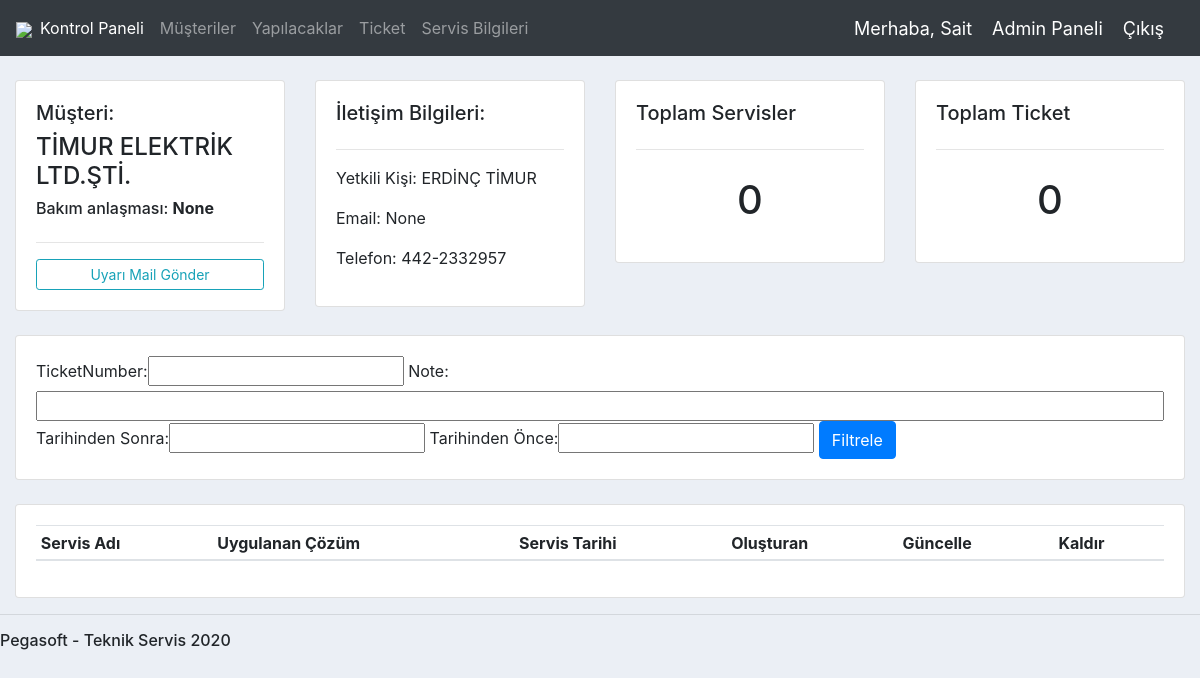
Screenshot of /customer/4/ (signed in) with the database file from the repository.
### accounts/models.py (models this page shows)
class Customer(models.Model):
	MAINTENANCE = (
		('Aktif','Aktif'),
		('Pasif','Pasif'),
		)
	STATUS = (
		('Gönderildi','Gönderildi'),
		('Gönderilmedi','Gönderilmedi'),
		)
	userName = models.OneToOneField(User, null=True,blank=True, on_delete= models.CASCADE)
	name = models.CharField(max_length=200, null=True, blank=True)
	person = models.CharField(max_length=200, null=True, blank=True)
	phone = models.CharField(max_length=200, null=True, blank=True)
	gsm = models.CharField(max_length=200, null=True, blank=True)
	fax = models.CharField(max_length=200, null=True, blank=True)
	email = models.CharField(max_length=200, null=True, blank=True)
	adress = models.CharField(max_length=1000, null=True, blank=True)
	city = models.CharField(max_length=200, null=True, blank=True)
	town = models.CharField(max_length=50, null=True, blank=True)
	productName = models.CharField(max_length=200, null=True, blank=True)
	productKey = models.CharField(max_length=200, null=True, blank=True)
	productClient = models.CharField(max_length=10, null=True, blank=True)
	taxNumber = models.CharField(max_length=200, null=True, blank=True)
	taxAdmin = models.CharField(max_length=200, null=True, blank=True)
	dateCreated = models.DateTimeField(auto_now_add=True, null=True)
	maintenance = models.CharField(max_length=200, null=True, blank=True, choices=MAINTENANCE)
	maintenanceStartDate = models.DateTimeField(null=True, blank=True)
	maintenanceEndDate = models.DateTimeField(null=True, blank=True)
	emailStatus = models.CharField(max_length=200, null=True, blank=True, choices=STATUS)
	def __str__(self):
		return self.name

### accounts/decorators.py (the view)
		def WrapperFunc(request,*args,**kwargs):
			group = None
			if request.user.groups.exists():
				group = request.user.groups.all()[0].name
			if group in allowed_roles:
				return view_func(request,*args,**kwargs)
			else:
				return HttpResponse('Bu sayfayı görüntülemeye yetkiniz bulunmamaktadır.')

### accounts/views.py (called while the page is built)
@login_required(login_url='login')
@AllowedUsers(allowed_roles=['admin','personal'])
def customer(request, pk):
	customer = Customer.objects.get(id=pk)
	services = customer.service_set.all()
	serviceCount = services.count()
	allTickets = Ticket.objects.all()
	tickets = allTickets.filter(customer = customer)
	ticketsCount = tickets.count()
	myFilter = CustomerServiceFilter(request.GET, queryset=services)
	services = myFilter.qs
	auth = request.user.groups.all()[0].name
	context = {'ticketsCount':ticketsCount,'customer':customer, 'services':services, 'serviceCount':serviceCount,
	'myFilter':myFilter,'auth':auth}
	return render(request, 'accounts/customer.html',context)

### accounts/templates/accounts/customer.html (shortened to what this page needs)
{%  extends 'accounts/main.html' %}
{% block content %}
	<br>
<div class="row">
	<div class="col-md">
		<div class="card card-body">
			<h5>Müşteri:</h5>
			<h4>{{customer.name}}</h4>
			<h6>Bakım anlaşması: <strong>{{customer.maintenance}}</strong></h6>
			<hr>
			{% if auth == 'personal' %}
				<a class="btn btn-outline-info  btn-sm btn-block" href="{% url 'customer_send_message' customer.id %}">Uyarı Mail Gönder</a>
			{% else %}
				<a class="btn btn-outline-info  btn-sm btn-block" href="{% url 'update_customer' customer.id %}">Müşteriyi Güncelle</a>
				<a class="btn btn-outline-info  btn-sm btn-block" href="{% url 'customer_send_message' customer.id %}">Uyarı Mail Gönder</a>
			{% endif %}
		</div>
	</div>
	<div class="col-md">
		<div class="card card-body">
			<h5>İletişim Bilgileri:</h5>
			<hr>
			<p>Yetkili Kişi: {{customer.person}}</p>
			<p>Email: {{customer.email}}</p>
			<p>Telefon: {{customer.phone}}</p>
		</div>
	</div>
	<div class="col-md">
		<div class="card card-body">
			<h5>Toplam Servisler</h5>
			<hr>
			<h1 style="text-align: center;padding: 10px">{{serviceCount}}</h1>
		</div>
	</div>
	<div class="col-md">
		<div class="card card-body">
			<h5>Toplam Ticket</h5>
			<hr>
			<h1 style="text-align: center;padding: 10px">{{ticketsCount}}</h1>
		</div>
	</div>
</div>
<br>
<div class="row">
	<div class="col">
		<div class="card card-body">
			<form method="get">
				{{myFilter.form}}
		    <button class="btn btn-primary" type="submit">Filtrele</button>
		  </form>
		</div>
	</div>
</div>
<br>
<div class="row">
	<div class="col-md">
		<div class="card card-body">
			<table data-order='[[ 2, "desc" ]]' id="table_id" class="table table-sm">
				<thead>
					<tr>
						<th>Servis Adı</th>
						<th>Uygulanan Çözüm</th>
						<th>Servis Tarihi</th>
						<th>Oluşturan</th>
						<th>Güncelle</th>
						<th>Kaldır</th>
					</tr>
				</thead>
			</table>
		</div>
	</div>
</div>
{% endblock %}
{% block js %}
     <link rel="stylesheet" type="text/css" href="https://cdn.datatables.net/v/dt/jszip-2.5.0/dt-1.10.21/af-2.3.5/b-1.6.2/b-colvis-1.6.2/b-html5-1.6.2/b-print-1.6.2/cr-1.5.2/fc-3.3.1/kt-2.5.2/r-2.2.5/rg-1.1.2/rr-1.2.7/sl-1.3.1/datatables.min.css"/>
{% endblock %}

### accounts/templates/accounts/navbar.html (shortened to what this page needs)
{% load static %}
<nav class="navbar navbar-expand-lg navbar-dark bg-dark">
  <a href="/"><img src="{% static 'images/logo.png' %}"></a>
  <div class="collapse navbar-collapse" id="navbarNav">
    <ul class="navbar-nav">
      {% if request.user.is_staff %}
        <li class="nav-item active">
          <a class="nav-link" href="{% url 'home' %}">Kontrol Paneli</a>
        </li>
        <li class="nav-item">
          <a class="nav-link" href="{% url 'customers' %}">Müşteriler</a>
        </li>
        <li class="nav-item">
          <a class="nav-link" href="{% url 'todo' %}">Yapılacaklar</a>
        </li>
        <li class="nav-item">
          <a class="nav-link" href="{% url 'all-ticket' %}">Ticket</a>
        </li>
        <li class="nav-item">
          <a class="nav-link" href="{% url 'services' %}">Servis Bilgileri</a>
        </li>
      {% endif %}
    </ul>
  </div>
  {% if auth == 'personal' or auth == 'admin' %}
    <span class="hello-msg">Merhaba, {{request.user.get_short_name}}</span>
    <span ><a  class="hello-msg" href="/admin">Admin Paneli</a></span>
    <span ><a  class="hello-msg" href="{% url 'logout' %}">Çıkış</a></span>
  {% else %}
    <span class="hello-msg">Merhaba, {{request.user.get_full_name}}</span>
    <span ><a  class="hello-msg" href="{% url 'logout' %}">Çıkış</a></span>
  {% endif %}
</nav>

### crm/static/css/main.css (style rules this page uses)
body { background-color: #ebeff5; }

### accounts/templates/accounts/main.html (style rules this page uses)
#id_note { width: 100%; }

### accounts/templates/accounts/navbar.html (style rules this page uses)
.hello-msg { font-size: 18px; color: #fff; margin-right: 20px; }

### rows the page displays
Customer: name "TİMUR ELEKTRİK LTD.ŞTİ.", maintenance "None", person "ERDİNÇ TİMUR", email "None", phone "442-2332957"

### other values shown
{{ request.user.get_short_name }} "Sait"
{{ serviceCount }} "0"
{{ ticketsCount }} "0"
